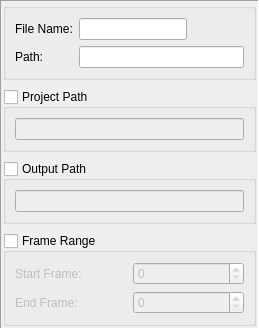
       <widget class="QWidget" name="scrollAreaWidgetContents">
        <property name="geometry">
         <rect>
          <x>0</x>
          <y>0</y>
          <width>259</width>
          <height>313</height>
         </rect>
        </property>
        <layout class="QGridLayout" name="gridLayout_19">
         <property name="margin">
          <number>0</number>
         </property>
         <property name="spacing">
          <number>0</number>
         </property>
         <item row="0" column="0">
          <widget class="QFrame" name="frame_7">
           <property name="frameShape">
            <enum>QFrame::Panel</enum>
           </property>
           <property name="frameShadow">
            <enum>QFrame::Sunken</enum>
           </property>
           <layout class="QGridLayout" name="gridLayout_9">
            <property name="horizontalSpacing">
             <number>2</number>
            </property>
            <property name="verticalSpacing">
             <number>9</number>
            </property>
            <property name="margin">
             <number>2</number>
            </property>
            <item row="0" column="0">
             <widget class="QGroupBox" name="groupBox_3">
              <property name="title">
               <string/>
              </property>
              <layout class="QGridLayout" name="gridLayout_15">
               <item row="0" column="0">
                <widget class="QLabel" name="label_5">
                 <property name="text">
                  <string>File Name:</string>
                 </property>
                </widget>
               </item>
               <item row="0" column="1">
                <widget class="QLineEdit" name="lineEdit_5"/>
               </item>
               <item row="0" column="2">
                <spacer name="horizontalSpacer_5">
                 <property name="orientation">
                  <enum>Qt::Horizontal</enum>
                 </property>
                 <property name="sizeHint" stdset="0">
                  <size>
                   <width>40</width>
                   <height>20</height>
                  </size>
                 </property>
                </spacer>
               </item>
               <item row="1" column="0">
                <widget class="QLabel" name="label_6">
                 <property name="text">
                  <string>Path:</string>
                 </property>
                </widget>
               </item>
               <item row="1" column="1" colspan="2">
                <widget class="QLineEdit" name="lineEdit_6"/>
               </item>
              </layout>
             </widget>
            </item>
            <item row="1" column="0">
             <widget class="QGroupBox" name="groupBox_2">
              <property name="title">
               <string>Project Path</string>
              </property>
              <property name="checkable">
               <bool>true</bool>
              </property>
              <property name="checked">
               <bool>false</bool>
              </property>
              <layout class="QGridLayout" name="gridLayout_16">
               <item row="0" column="0" colspan="2">
                <widget class="QLineEdit" name="lineEdit_4"/>
               </item>
              </layout>
             </widget>
            </item>
            <item row="2" column="0">
             <widget class="QGroupBox" name="groupBox_4">
              <property name="title">
               <string>Output Path</string>
              </property>
              <property name="checkable">
               <bool>true</bool>
              </property>
              <property name="checked">
               <bool>false</bool>
              </property>
              <layout class="QGridLayout" name="gridLayout_17">
               <item row="0" column="0" colspan="2">
                <widget class="QLineEdit" name="lineEdit_7"/>
               </item>
              </layout>
             </widget>
            </item>
            <item row="3" column="0">
             <widget class="QGroupBox" name="groupBox_5">
              <property name="title">
               <string>Frame Range</string>
              </property>
              <property name="checkable">
               <bool>true</bool>
              </property>
              <property name="checked">
               <bool>false</bool>
              </property>
              <layout class="QGridLayout" name="gridLayout_18">
               <item row="0" column="0">
                <widget class="QLabel" name="label_7">
                 <property name="text">
                  <string>Start Frame:</string>
                 </property>
                </widget>
               </item>
               <item row="1" column="0">
                <widget class="QLabel" name="label_8">
                 <property name="text">
                  <string>End Frame:</string>
                 </property>
                </widget>
               </item>
               <item row="0" column="1">
                <widget class="QSpinBox" name="spinBox"/>
               </item>
               <item row="1" column="1">
                <widget class="QSpinBox" name="spinBox_2"/>
               </item>
              </layout>
             </widget>
            </item>
            <item row="4" column="0">
             <spacer name="verticalSpacer">
              <property name="orientation">
               <enum>Qt::Vertical</enum>
              </property>
              <property name="sizeHint" stdset="0">
               <size>
                <width>20</width>
                <height>40</height>
               </size>
              </property>
             </spacer>
            </item>
           </layout>
          </widget>
         </item>
        </layout>
       </widget>
